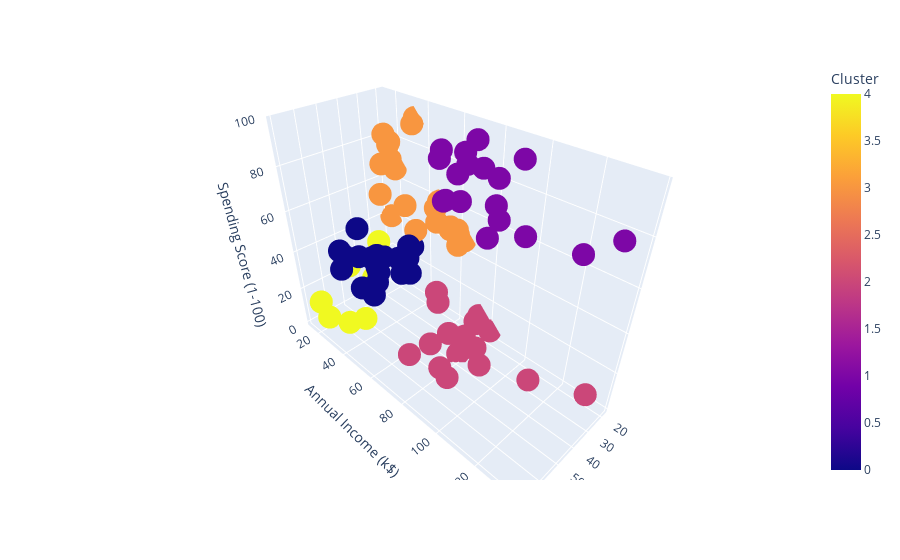

The code cell stored with this chart in its notebook:
### Code cell
fig_male = px.scatter_3d(clustered_data_male, x='Age', y='Annual Income (k$)', z='Spending Score (1-100)',
              color='Cluster')
fig_male.show()

### Figure 1 — Plotly figure (JSON) as saved in the notebook; plotly's stock layout.template omitted (floating-point values rounded to 4 significant figures)
{"data": [{"hovertemplate": "Age=%{x}<br>Annual Income (k$)=%{y}<br>Spending Score (1-100)=%{z}<br>Cluster=%{marker.color}<extra></extra>", "legendgroup": "", "marker": {"color": [3, 3, 4, 4, 4, 3, 3, 4, 4, 3, 3, 3, 3, 4, 4, 3, 3, 4, 3, 0, 0, 0, 0, 0, 3, 0, 3, 3, 0, 0, 3, 0, 0, 3, 0, 0, 3, 0, 3, 0, 3, 0, 3, 0, 0, 0, 0, 0, 3, 3, 1, 2, 1, 2, 1, 2, 1, 2, 1, 2, 1, 2, 1, 2, 1, 2, 1, 2, 2, 2, 2, 2, 1, 2, 1, 2, 1, 2, 1, 2, 1, 2, 1, 1, 2, 1, 2, 1], "coloraxis": "coloraxis", "symbol": "circle"}, "mode": "markers", "name": "", "scene": "scene", "showlegend": false, "type": "scatter3d", "x": [19, 21, 64, 67, 37, 22, 20, 52, 35, 25, 31, 29, 35, 60, 53, 18, 24, 48, 33, 59, 47, 69, 53, 70, 19, 63, 18, 19, 70, 59, 26, 40, 57, 38, 67, 48, 18, 48, 24, 48, 20, 67, 26, 49, 54, 68, 66, 65, 19, 27, 39, 43, 40, 59, 38, 47, 39, 20, 32, 19, 32, 25, 28, 48, 34, 43, 39, 37, 34, 19, 50, 42, 32, 40, 28, 36, 36, 58, 27, 59, 35, 46, 30, 28, 33, 32, 32, 30], "y": [15, 15, 19, 19, 20, 20, 21, 23, 24, 24, 25, 28, 28, 30, 33, 33, 38, 39, 42, 43, 43, 44, 46, 46, 46, 48, 48, 48, 49, 54, 54, 54, 54, 54, 54, 54, 59, 60, 60, 61, 61, 62, 62, 62, 63, 63, 63, 63, 64, 67, 69, 71, 71, 71, 71, 71, 71, 73, 73, 74, 75, 77, 77, 77, 78, 78, 78, 78, 78, 81, 85, 86, 87, 87, 87, 87, 87, 88, 88, 93, 93, 98, 99, 101, 113, 126, 137, 137], "z": [39, 81, 3, 14, 13, 79, 66, 29, 35, 73, 73, 82, 61, 4, 4, 92, 92, 36, 60, 60, 41, 46, 46, 56, 55, 51, 59, 59, 55, 47, 54, 48, 51, 55, 41, 46, 41, 49, 52, 42, 49, 59, 55, 56, 46, 43, 48, 52, 46, 56, 91, 35, 95, 11, 75, 9, 75, 5, 73, 10, 93, 12, 97, 36, 90, 17, 88, 1, 1, 5, 26, 20, 63, 13, 75, 10, 92, 15, 69, 14, 90, 15, 97, 68, 8, 74, 18, 83]}], "layout": {"coloraxis": {"colorbar": {"title": {"text": "Cluster"}}, "colorscale": [[0, "#0d0887"], [0.1111, "#46039f"], [0.2222, "#7201a8"], [0.3333, "#9c179e"], [0.4444, "#bd3786"], [0.5556, "#d8576b"], [0.6667, "#ed7953"], [0.7778, "#fb9f3a"], [0.8889, "#fdca26"], [1, "#f0f921"]]}, "legend": {"tracegroupgap": 0}, "margin": {"t": 60}, "scene": {"domain": {"x": [0, 1], "y": [0, 1]}, "xaxis": {"title": {"text": "Age"}}, "yaxis": {"title": {"text": "Annual Income (k$)"}}, "zaxis": {"title": {"text": "Spending Score (1-100)"}}}}}
